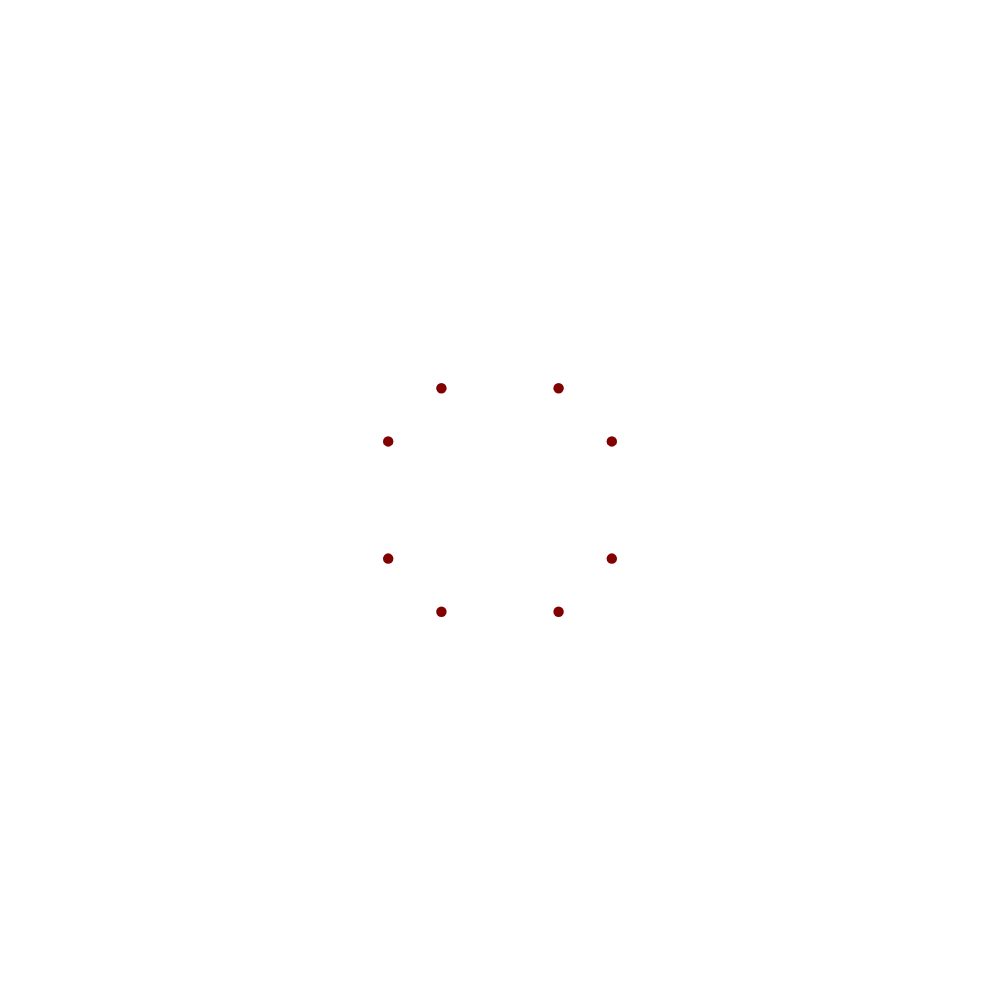
Frame 1 (no input)
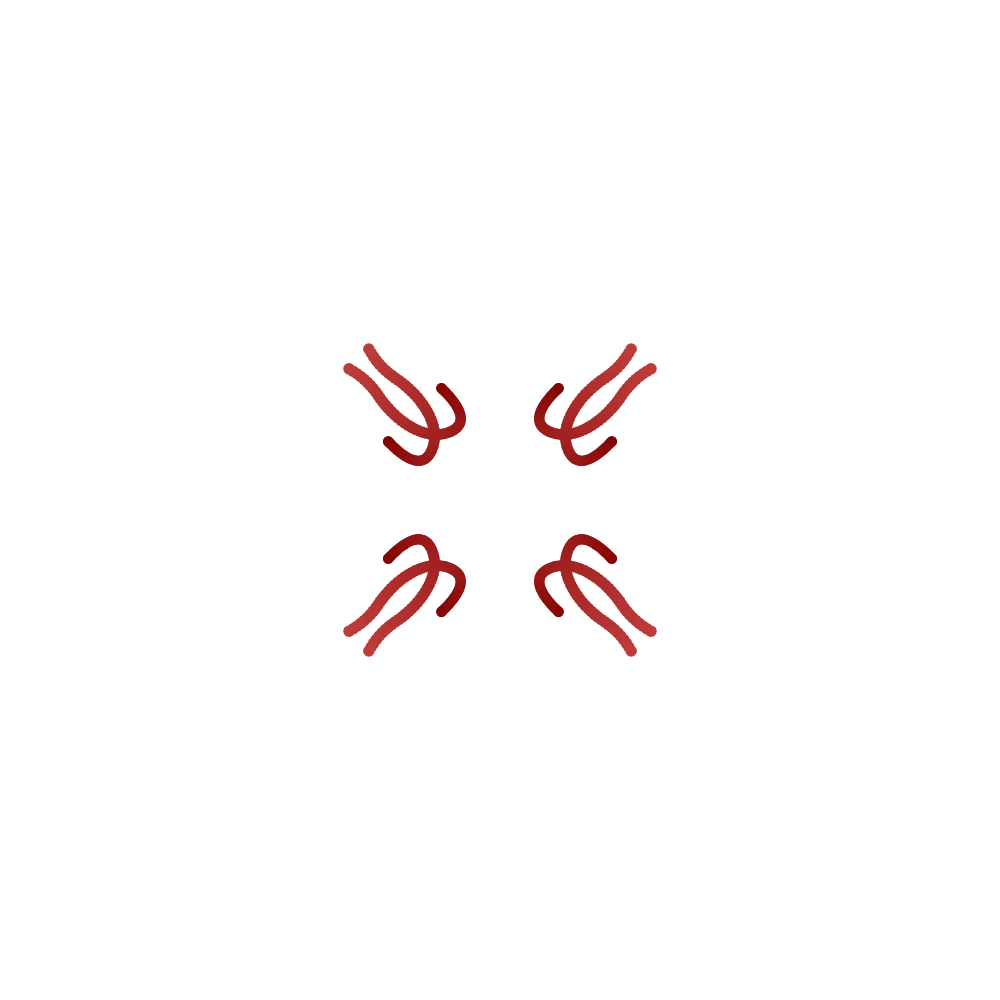
Frame 60 (no input)
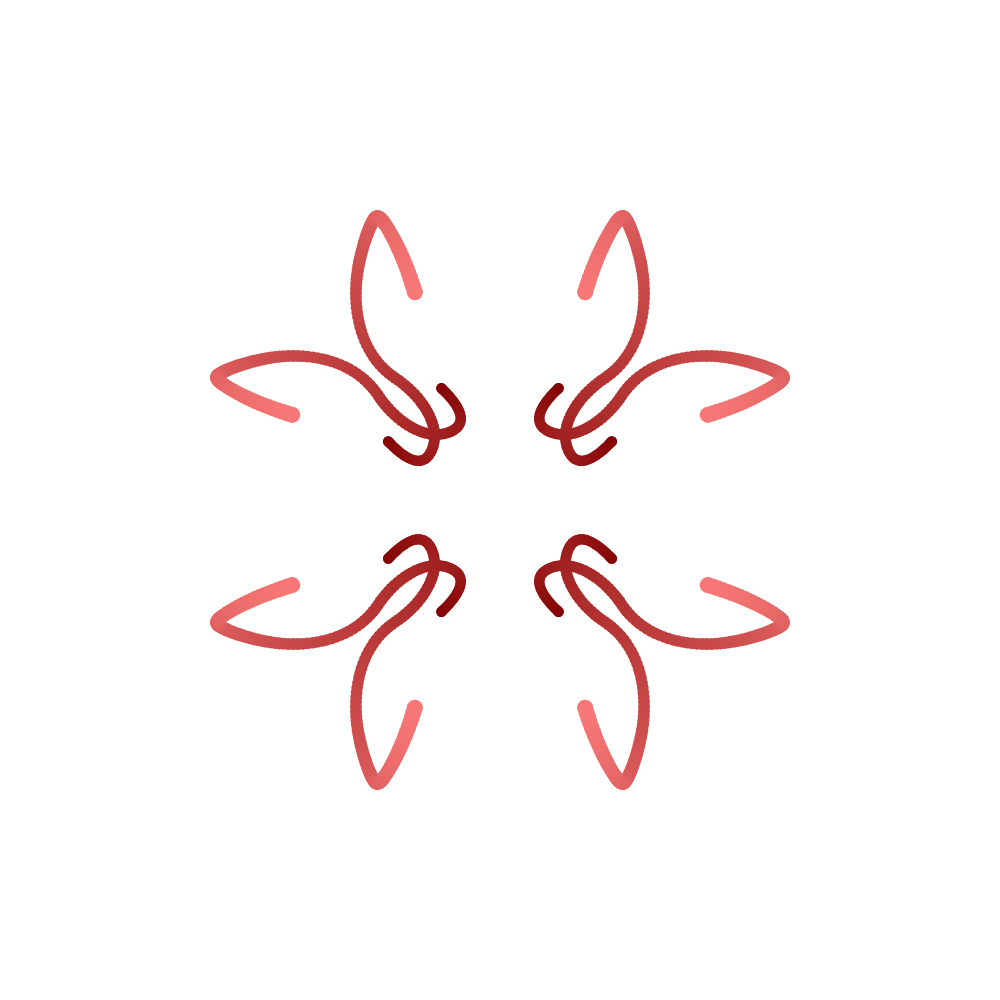
Frame 120 (the mouse pressed at the canvas centre since frame 60)

The p5.js sketch that drew these frames (run headless with seeded random() and noise() and a simulated clock; from frame 60 on, the mouse is pressed at the canvas centre):

// p5.js sketch
// ── sketch.js
class Blob{
    constructor(){
        this.x = 0;
        this.y = 0;
        this.R = 0;
        this.G = 0;
        this.B = 0;

        this.d = 20;

    }

    draw(){
        fill(this.R, this.G, this.B);
        ellipse(this.x, this.y, this.d, this.d)
    }
    
    moveTo(x,y){
        this.x = x;
        this.y = y;
    }
    
    setColor(R,G,B){
        this.R = R;
        this.G = G;
        this.B = B;
    }

    setDiameter(d){
        this.d = d;
    }
}

var cnv;

var blobs = [new Blob(), new Blob(), new Blob(), new Blob(), new Blob(), new Blob(), new Blob(), new Blob()];

var myX = 0;
var myY = 0;
var myD = 0;

var xoff = 42;
var yoff = 73;
var doff = 17;

var myred = 128;
var redshift = 1;

var mygreen = 0;
var greenshift = 1;

var myblue = 0;
var blueshift = 1;

function setup() {
    // Begin drawing in the center
    myX = width/2;
    myY = height/2;

    // Make canvas in the center of the window
    cnv = createCanvas(canvasSize(), canvasSize());
    centerCanvas()

    noStroke();
}


function draw() {
    // Get a random position
    myX = noise(xoff)*width;
    myY = noise(yoff)*height;

    xoff = xoff + 0.005;
    yoff = yoff + 0.004;

    // Set random diameter 5-25
    myD = noise(doff)*20+5;
    doff = doff + 0.006;

    // Move blobs to position
    blobs[0].moveTo(myX, myY);
    blobs[1].moveTo(width-myX, myY);
    blobs[2].moveTo(myX, height-myY);
    blobs[3].moveTo(width-myX, height-myY);
    
    blobs[4].moveTo(myY, myX);
    blobs[5].moveTo(width-myY, myX);
    blobs[6].moveTo(myY, height-myX);
    blobs[7].moveTo(width-myY, height-myX);

    // Shift color back and forth
    myred = myred+redshift;
    mygreen = mygreen+greenshift;
    myblue = myblue+blueshift;

    if (myred >= 255 || myred <= 0){
        redshift = -1*redshift;
    }

    if (myblue >= 255 || myblue <= 0){
        blueshift = -1*blueshift;
    }

    if (mygreen >= 255 || mygreen <= 0){
        greenshift = -1*greenshift;
    }

    // Draw with the blobs
    for (var i = 0; i<8; i++){
        blobs[i].setDiameter(myD);
        blobs[i].setColor(myred, mygreen, myblue);
        blobs[i].draw();
    }

    
}

function windowResized(){
    resizeCanvas(canvasSize(), canvasSize());
    centerCanvas();
}

function centerCanvas(){
    cnv.position((windowWidth - width) / 2, (windowHeight - height) / 2);
}

function canvasSize(){
    return min(windowWidth, windowHeight);
}
